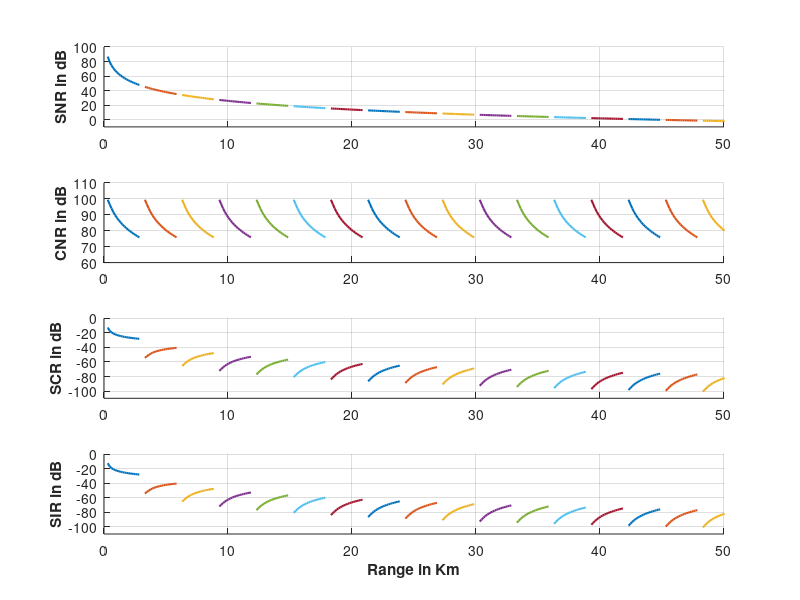

Write MATLAB code to recreate this figure.
% Use this code to generate Fig. 9.12 or 9. 13 of text
clear all
close all
k = 1.38e-23; % Boltzmann's constant
T0 = 290; % degrees Kelvin
ant_id = 2; % use 1 for sin(x)/x antenna pattern and use 2 for Gaussian pattern
theta_ref = 0.75; % reference angle of radar antenna in degrees
re = 6371000 * 4 /3; %4 3rd earth radius in Km
c = 3e8; % speed of light
theta_EL = 1.5; % Antenna elevation beamwidth in degrees
theta_AZ = 2; % Antenna azimuth beamwidth in degrees
SL_dB = -25; % Antenna RMS sidelobe level
hr = 3; % Radar antenna hieght in meters
ht = 150; % Target hieght in meters
Sigmmat = -10; % Target RCS in dB
Sigmma0 = -20; % Clutter backscatter coefficient
P = 45e3; % Radar peak power in Watts
tau = 1e-6; % Pulse width (unmodulated)
fr = 50e3; % PRF in Hz
f0 = 5e9; % Radar center frequency
F = 6; % Noise figure in dB
L = 10; % Radar losses in dB
lambda = c /f0;
SL = 10^(SL_dB/10);
sigmma0 = 10^(Sigmma0/10);
F = 10^(F/10);
L = L^(L/10);
sigmmat = 10^(Sigmmat/10);
T = 1/fr; % PRI
B = 1/tau; % Bandwidth
delr = c * tau /2; % Range resolution;
Rh = sqrt(2*re*hr); % Range to Horizon
R1 = [2*delr:delr:c/2*(T-tau)];
Rclut = sqrt(R1.^2 + hr^2); % Range to clutter patches
G = 26000 /theta_EL /theta_AZ; %Antenna gain
for j = 0:40
    Rtgt = [c/2*(j*T+2*tau):delr:c/2*((j+1)*T-tau)];
    thetaR = asin(hr./Rclut); % Elevation angle from radar to clutter patch where traget is present
    thetae = theta_ref *pi/180;
    d = Rclut .* cos(thetaR); % Ground range to center of clutter at range Rclut
    del_d = delr .* cos(thetaR);
    % claculte clutter RCS
    theta_sum = thetaR+thetae;
    if(ant_id ==1) % use sinc^2 antenna pattern
        ant_arg = ( theta_sum ) ./ (pi*theta_EL/180);
        gain = (sinc(ant_arg)).^2;
    else
        gain = exp(-2.776 .*(theta_sum./(pi*theta_EL/180)).^2);
    end
    % clutter RCS
    sigmmac = (pi*SL^2+(theta_AZ*pi/180).*gain.*sigmma0.*d.*del_d) ./ (1+(Rclut/Rh).^4);
    CNR = P*G*G*lambda^2 .* sigmmac ./ ((4*pi)^3 .* Rclut.^4 .* k*T0*F*L*B); % CNR
    SNR = P*G*G*lambda^2 .* sigmmat ./ ((4*pi)^3 .* Rtgt.^4 .* k*T0*F*L*B); % SNR
    SCR = SNR ./ CNR; % Signal to clutter ratio
    SIR = SNR ./ (1+CNR); % Signal to interfernce ratio
    figure(2)
    subplot(4,1,1), hold on
    plot(Rtgt/1000,10*log10(SNR),'linewidth',1.5);
    ylabel('\bfSNR in dB');
    grid on
    subplot(4,1,2), hold on
    plot(Rtgt/1000,10*log10(CNR),'linewidth',1.5);
    ylabel('\bfCNR in dB');
    grid on
    subplot(4,1,3), hold on
    plot(Rtgt/1000,10*log10(SCR),'linewidth',1.5);
    ylabel('\bfSCR in dB') ;
    grid on
    subplot(4,1,4), hold on
    plot(Rtgt/1000,10*log10(SIR),'linewidth',1.5);
    xlabel('\bfRange in Km')
    ylabel('\bfSIR in dB');
    grid on
end
subplot(4,1,1)
axis([0 50 -10 100])
subplot(4,1,2)
axis([0 50 60 110]);
subplot(4,1,3)
axis([0 50 -110 0])
subplot(4,1,4)
axis([0 50 -110 0])